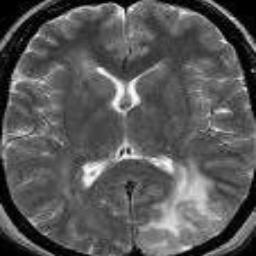
#> input picture Pre_Processing/Im1.jpg, 256 x 256 px
$ jupyter execute Pre_processing.ipynb
#> lines starting #> are read from the running program, lines starting #| are printed output that depends on the picture
[cell 1]
import numpy as np
import os
import cv2
def noisy(noise_typ,image):
   if noise_typ == "gauss":
      row,col,ch= image.shape
      mean = 0
      var = 0.1
      sigma = var**0.5
      gauss = np.random.normal(mean,sigma,(row,col,ch))
      gauss = gauss.reshape(row,col,ch)
      noisy = image + gauss
      return noisy
   elif noise_typ == "s&p":
      row,col,ch = image.shape
      s_vs_p = 0.5
      amount = 0.004
      out = np.copy(image)
      # Salt mode
      num_salt = np.ceil(amount * image.size * s_vs_p)
      coords = [np.random.randint(0, i - 1, int(num_salt))
              for i in image.shape]
      out[coords] = 1

      # Pepper mode
      num_pepper = np.ceil(amount* image.size * (1. - s_vs_p))
      coords = [np.random.randint(0, i - 1, int(num_pepper))
              for i in image.shape]
      out[coords] = 0
      return out
   elif noise_typ == "poisson":
      vals = len(np.unique(image))
      vals = 2 ** np.ceil(np.log2(vals))
      noisy = np.random.poisson(image * vals) / float(vals)
      return noisy
   elif noise_typ =="speckle":
      row,col,ch = image.shape
      gauss = np.random.randn(row,col,ch)
      gauss = gauss.reshape(row,col,ch)
      noisy = image + image * gauss
      return noisy

[cell 2]
from pickle import TRUE
from turtle import title
from skimage import io, img_as_ubyte
import matplotlib.pyplot as plt
import numpy as np
from scipy import ndimage
import cv2
import math
from skimage.metrics import structural_similarity as ssim
from skimage.metrics import peak_signal_noise_ratio as PSNR
def RMSE(imageA, imageB):
    diffrnce = np.subtract(imageA, imageB)
    sqre_err = np.square(diffrnce)
    rslt_meansqre_err = sqre_err.mean()
    root_meansqre_err = math.sqrt(rslt_meansqre_err)
    return root_meansqre_err

img1 = cv2.imread("Im1.jpg", 0)
#> img1 is the input picture: shape (256, 256); min 0, max 255, mean 88.6
original=cv2.imread("Im1.jpg", 0)

uniform_filtered_img1 = ndimage.uniform_filter(img1, size=9)
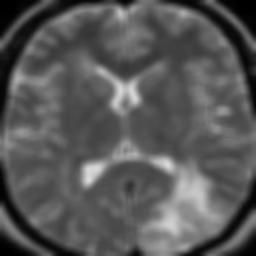
#> uniform_filtered_img1: shape (256, 256); min 0, max 219, mean 87.7
blurred_img1 = ndimage.gaussian_filter(img1, sigma=3)
median_img1 = ndimage.median_filter(img1, 3)
dst1 = cv2.fastNlMeansDenoising(img1, h=31, templateWindowSize=7)
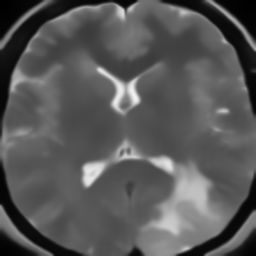
#> dst1: shape (256, 256); min 0, max 240, mean 87.4
RMSE_uniform=RMSE(original, uniform_filtered_img1)
#> in RMSE, `diffrnce = np.subtract(imageA, imageB)`:
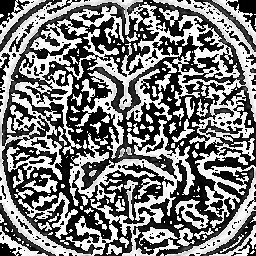
#> diffrnce: shape (256, 256); min 0, max 255, mean 123.2
#> in RMSE, `sqre_err = np.square(diffrnce)`:
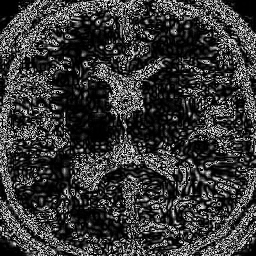
#> sqre_err: shape (256, 256); min 0, max 249, mean 56.2
#> in RMSE, `rslt_meansqre_err = sqre_err.mean()`: rslt_meansqre_err = 56.23
#> in RMSE, `root_meansqre_err = math.sqrt(rslt_meansqre_err)`: root_meansqre_err = 7.5
#> RMSE_uniform = 7.5
RMSE_gauss=RMSE(original, blurred_img1)
#> in RMSE (call 2), `diffrnce = np.subtract(imageA, imageB)`:
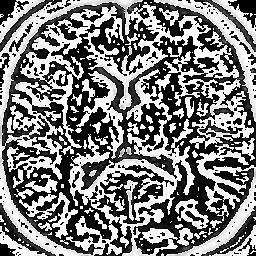
#> diffrnce: shape (256, 256); min 0, max 255, mean 125.2
#> in RMSE (call 2), `sqre_err = np.square(diffrnce)`:
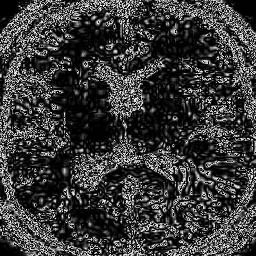
#> sqre_err: shape (256, 256); min 0, max 249, mean 57.6
#> in RMSE (call 2), `rslt_meansqre_err = sqre_err.mean()`: rslt_meansqre_err = 57.57
#> in RMSE (call 2), `root_meansqre_err = math.sqrt(rslt_meansqre_err)`: root_meansqre_err = 7.59
#> RMSE_gauss = 7.59
RMSE_median=RMSE(original, median_img1)
#> in RMSE (call 3), `diffrnce = np.subtract(imageA, imageB)`:
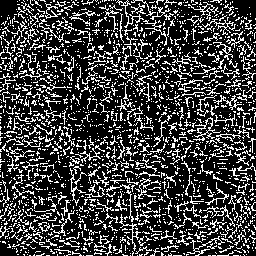
#> diffrnce: shape (256, 256); min 0, max 255, mean 64.2
#> in RMSE (call 3), `sqre_err = np.square(diffrnce)`:
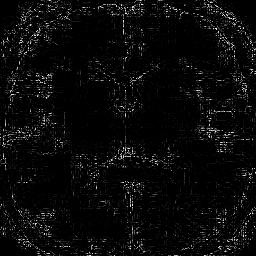
#> sqre_err: shape (256, 256); min 0, max 249, mean 10
#> in RMSE (call 3), `rslt_meansqre_err = sqre_err.mean()`: rslt_meansqre_err = 9.98
#> in RMSE (call 3), `root_meansqre_err = math.sqrt(rslt_meansqre_err)`: root_meansqre_err = 3.16
#> RMSE_median = 3.16
RMSE_dst1=RMSE(original, dst1)
#> in RMSE (call 4), `diffrnce = np.subtract(imageA, imageB)`:
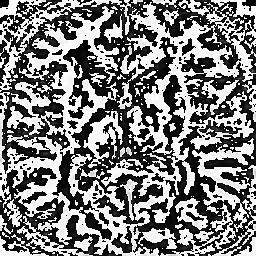
#> diffrnce: shape (256, 256); min 0, max 255, mean 124.9
#> in RMSE (call 4), `sqre_err = np.square(diffrnce)`:
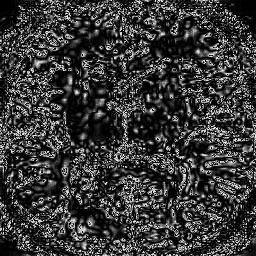
#> sqre_err: shape (256, 256); min 0, max 249, mean 56.5
#> in RMSE (call 4), `rslt_meansqre_err = sqre_err.mean()`: rslt_meansqre_err = 56.51
#> in RMSE (call 4), `root_meansqre_err = math.sqrt(rslt_meansqre_err)`: root_meansqre_err = 7.52
#> RMSE_dst1 = 7.52

ssim_gauss1=ssim(original,blurred_img1)
#> ssim_gauss1 = 0.702
ssim_med1=ssim(original,median_img1)
#> ssim_med1 = 0.973
ssim_uni1=ssim(original,uniform_filtered_img1)
#> ssim_uni1 = 0.694
ssim_dst1=ssim(original,dst1)
#> ssim_dst1 = 0.72

# set up side-by-side image display
fig = plt.figure()
fig.set_figheight(12)
fig.set_figwidth(25)

fig.add_subplot(2,5,1)
plt.imshow(img1, cmap='gray')
plt.title('Original')

fig.add_subplot(2,5,2)
plt.imshow(blurred_img1, cmap='gray')
plt.title("Gauss\n RMSE : {}\n PSNR : {}\n SSIM : {}".format(RMSE_gauss,PSNR(original,blurred_img1),ssim_gauss1))
fig.add_subplot(2,5,3)
plt.imshow(median_img1, cmap='gray')
plt.title("Median\n RMSE : {}\n PSNR : {}\n SSIM : {}".format(RMSE_median,PSNR(original,median_img1),ssim_med1))
fig.add_subplot(2,5,4)
plt.imshow(uniform_filtered_img1, cmap='gray')
plt.title("Uniform\n RMSE : {}\n PSNR : {}\n SSIM : {}".format(RMSE_uniform,PSNR(original,uniform_filtered_img1),ssim_uni1))
fig.add_subplot(2,5,5)
plt.imshow(dst1, cmap='gray')
plt.title("NLfastMean\n RMSE : {}\n PSNR : {}\n SSIM : {}".format(RMSE_dst1,PSNR(original,dst1),ssim_dst1))
